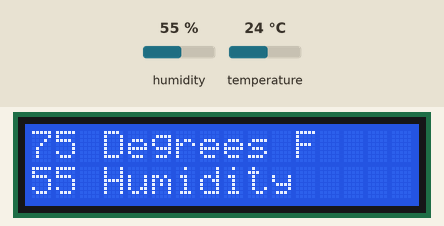
This sketch was run on a simulated Arduino Uno, built with avr-gcc and run on an emulated ATmega328P. On the bench: 16×2 character LCD. The test bench sets the inputs (shaded band); at power-on: humidity 55 %, temperature 24 °C. What the sketch prints to the serial monitor is not drawn.

Above: at 1.2 s.
1.3 s: humidity set to 22 %
At 1.56 s:
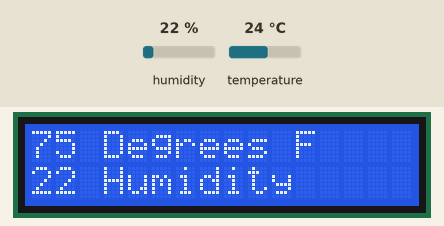
4.0 s: temperature set to 41 °C
At 4.29 s:
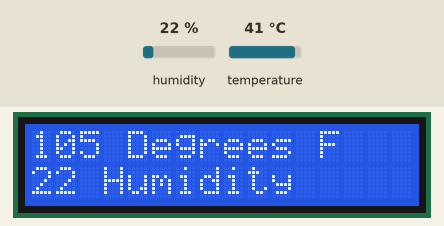
5.6 s: humidity set to 40 %
At 5.84 s:
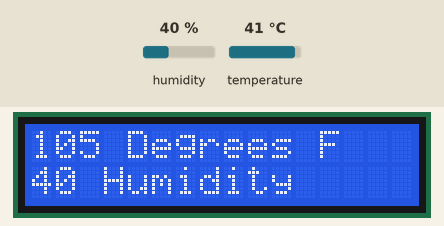
7.1 s: temperature set to 12 °C
At 7.4 s:
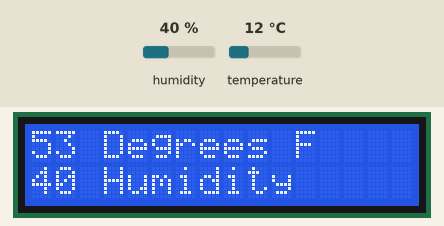
Timing chart, 0 to 9.7 s (numbered marks = the images above; inputs shaded):
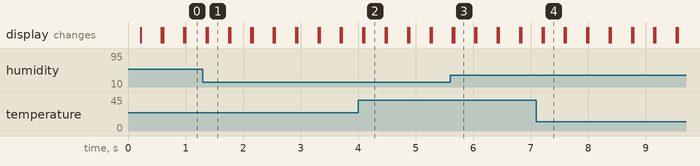

Measured:
- after the input at 1.3 s, the display: first differs from a run without the input after 0.09 s (image 1)
- after the input at 4.0 s, the display: first differs from a run without the input after 0.11 s (image 2)
- after the input at 5.6 s, the display: first differs from a run without the input after 0.07 s (image 3)
- after the input at 7.1 s, the display: first differs from a run without the input after 0.12 s (image 4)

The sketch:

HumiditySensorWithLCD.ino
```cpp
/*
* Aarian Dhanani
* 2/25/2021
* Humidity Sensor
* https://github.com/adafruit/DHT-sensor-library/blob/master/examples/DHTtester/DHTtester.ino (Not exactly like the sensor)
* https://www.circuitbasics.com/how-to-set-up-the-dht11-humidity-sensor-on-an-arduino/ (Main source for this)
* https://create.arduino.cc/projecthub/muhammad-aqib/arduino-rgb-led-tutorial-fc003e
*/

#include <dht.h>
#include <LiquidCrystal.h>

dht DHT;

#define DHT11_PIN 8

LiquidCrystal myLCD = {2,3,4,5,6,7,};


// Setup
void setup()
{
  Serial.begin(9600);
  myLCD.begin(16,2);
  myLCD.print("Ready");
}

void loop()
{
  int check = DHT.read11(DHT11_PIN);

  //temperature
  int temperatureVariable = (DHT.temperature * 1.8) + 32;
  Serial.print(temperatureVariable);
  Serial.println(" Degrees fahrenheit."); //https://www.rapidtables.com/convert/temperature/how-celsius-to-fahrenheit.html
  //humidity
  int humidityVariable = DHT.humidity;
  Serial.print(DHT.humidity);
  Serial.println(" is the humidity.");


  myLCD.print(temperatureVariable);
  myLCD.print(" Degrees F");

  myLCD.setCursor(0,1);

  myLCD.print(humidityVariable);
  myLCD.print(" Humidity");

  delay(100);
  myLCD.clear();
}
```
